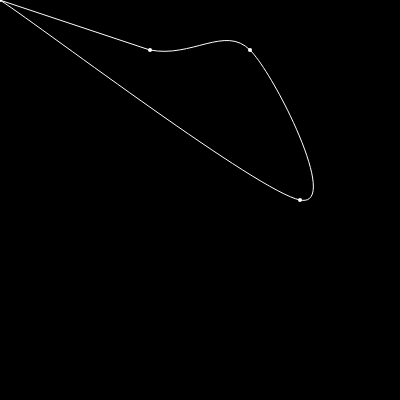
Frame 1 (no input)
Frame 60 (no input): identical to frame 1, image omitted
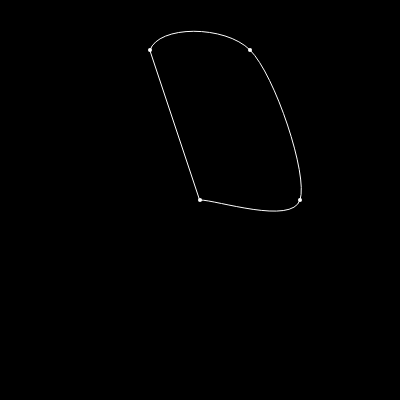
Frame 120 (the mouse pressed at the canvas centre since frame 60)

The p5.js sketch that drew these frames (run headless with seeded random() and noise() and a simulated clock; from frame 60 on, the mouse is pressed at the canvas centre):

// p5.js sketch
// ── sketch.js
function setup() {
  createCanvas(400, 400);

  angleMode(DEGREES);
}

function draw() {
  background(0);
  stroke(255);
  noFill();

  strokeWeight(4);
  point(mouseX, mouseY);
  point(150, 50);
  point(250, 50);
  point(300, 200);
  strokeWeight(1);

  beginShape();
  curveVertex(mouseX, mouseY);
  curveVertex(150, 50);
  curveVertex(250, 50);
  curveVertex(300, 200);
  endShape(CLOSE);


  // random shape using vertex alone
  //beginShape();
  //vertex(100, 50);
  //vertex(200, 20);
  //vertex(200, 100);
  //vertex(50, 75);
  //vertex(25, 50);
  //endShape();
}
